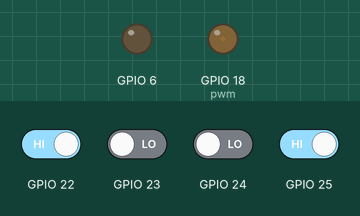
A program run on a simulated Raspberry Pi (BCM pin numbers). Parts: output pins drawn as LEDs (lit = HIGH). The test bench sets the inputs (shaded band); at power-on: GPIO 22, GPIO 25 HIGH, GPIO 23, GPIO 24 LOW. What the program prints to the terminal is not drawn.

Above: at 1.2 s.
1.3 s: GPIO 22 driven LOW
8.4 s: GPIO 25 driven LOW
At 9.7 s:
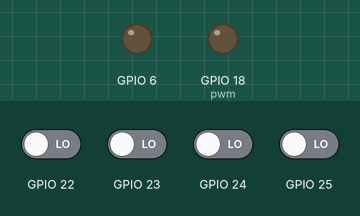
10.0 s: GPIO 25 driven HIGH
At 11.1 s:
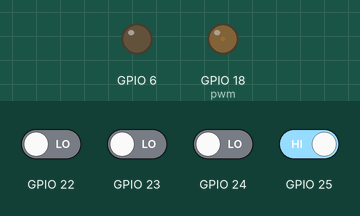
18.2 s: GPIO 22 driven HIGH
25.6 s: GPIO 23 driven HIGH
At 28.0 s:
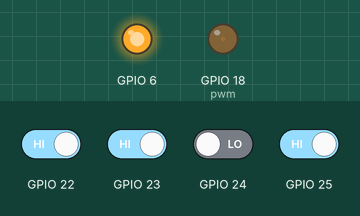
Timing chart, 0 to 32.2 s (numbered marks = the images above; inputs shaded):
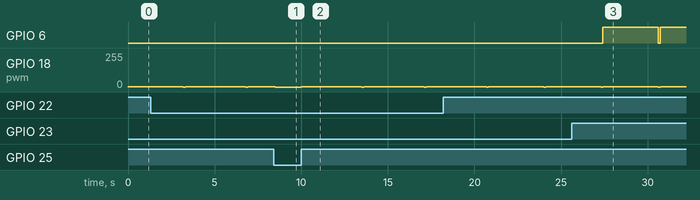

Measured:
- after the input at 8.4 s, GPIO 18 (pwm): 3/255 → 0/255 after 0.10 s
- after the input at 10.0 s, GPIO 18 (pwm): alternates 3/255 for 3.5 s and 0/255 for 0.10 s, starting at once
- after the input at 25.6 s, GPIO 6: LOW → HIGH after 1.8 s, → LOW 3.2 s later, → HIGH 0.10 s later
- by itself, GPIO 18 (pwm): alternates 3/255 for 3.5 s and 0/255 for 0.10 s

The program:

GBHmission020102.py
```python
import RPi.GPIO as GPIO
import time

GPIO.setmode(GPIO.BCM)
GPIO.setup(18, GPIO.OUT)
GPIO.setup(22, GPIO.IN)
GPIO.setup(23, GPIO.IN)
GPIO.setup(24, GPIO.IN)
GPIO.setup(25, GPIO.IN)

scale = [523, 587, 659, 698, 784, 880, 988, 1047, 1175, 1319, 1397, 1568, 1976, 494]
airplane = [2, 1, 0, 1, 2, 2, 2, 1, 1, 1, 2, 2, 2, 2, 1, 0, 1, 2, 2, 2, 1, 1, 2, 1, 0]
corridor = [8, 3, 6, 7, 10, 3, 6, 7, 9, 3, 6, 7, 10, 3, 6, 7, 1, 3, 6, 7, 10, 3, 6, 7, 9, 3, 6, 7, 10, 3, 6, 7]
lavender = [7, 11, 12, 10, 7, 11, 12, 10, 7, 11, 12, 10, 7, 11, 12, 10, 4, 4, 2, 2, 4, 3, 2, 6, 3, 3, 3, 3]
dodol = [0, 1, 2, 3, 4, 5, 6, 7, 7, 6, 5, 4, 3, 2, 1, 0]

def Airplane():
	pwm = GPIO.PWM(18, 10000)
	pwm.start(1)
	for i in range(0, 13):
		pwm.ChangeFrequency(scale[airplane[i]])
		if (GPIO.input(25) == GPIO.LOW):
			pwm.stop()
			return
		if i == 6 or i == 9 or i == 12 or i == 19 or i == 22:
			time.sleep(0.5)
		else:
			time.sleep(0.2)
	pwm.ChangeDutyCycle(0.0)
	pwm.stop()
def Corridor():
	pwm = GPIO.PWM(18, 10000)
	pwm.start(1)
	for i in range(0, 16):
		if (GPIO.input(25) == GPIO.LOW):
			pwm.stop()
			return
		pwm.ChangeFrequency(scale[corridor[i]])
		time.sleep(0.2)
	pwm.ChangeDutyCycle(0.0)
	pwm.stop()
def Lavender():
	pwm = GPIO.PWM(18, 10000)
	pwm.start(1)
	for i in range(0, 16):
		pwm.ChangeFrequency(scale[lavender[i]])
		if (GPIO.input(25) == GPIO.LOW):
			pwm.stop()
			return
		time.sleep(0.2)
	pwm.ChangeDutyCycle(0.0)
	pwm.stop()
def Dodol():
	pwm = GPIO.PWM(18, 10000)
	pwm.start(1)
	for i in range(0, 16):
		if (GPIO.input(25) == GPIO.LOW):
			pwm.stop()
			return
		pwm.ChangeFrequency(scale[dodol[i]])
		if i == 8:
			time.sleep(0.5)
		else:
			time.sleep(0.2)
	pwm.ChangeDutyCycle(0.0)
	pwm.stop()

print("SW1 : Doremi   SW2 : Corridos of Time   SW3 : Lavender Town   SW4 : Cancel")

try:
	while True:
		if GPIO.input(22) == GPIO.LOW:
			GPIO.setup(4, GPIO.OUT)
			GPIO.output(4, True)
			Dodol()
			GPIO.output(4, False)
			GPIO.setup(4, GPIO.IN)
		elif GPIO.input(23) == GPIO.LOW:
			GPIO.setup(5, GPIO.OUT)
			GPIO.output(5, True)
			Corridor()
			GPIO.output(5, False)
			GPIO.setup(5, GPIO.IN)
		elif GPIO.input(24) == GPIO.LOW:
			GPIO.setup(6, GPIO.OUT)
			GPIO.output(6, True)
			Lavender()
			GPIO.output(6, False)
			GPIO.setup(6, GPIO.IN)
		time.sleep(0.1)

except KeyboardInterrupt:
	pass
GPIO.cleanup()
```
